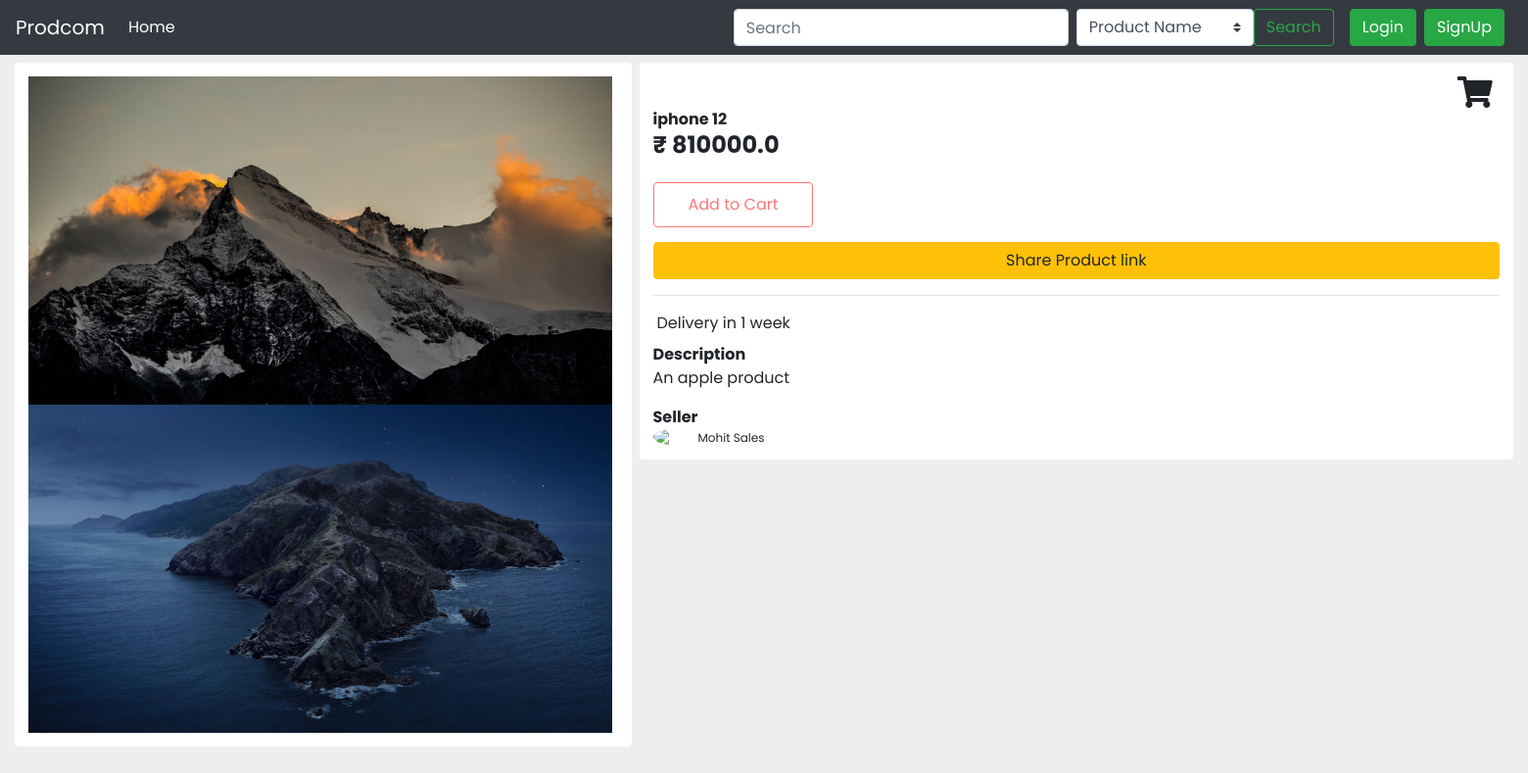
Screenshot of /product/5/iphone 12 with the database file from the repository.
### home/models.py (models this page shows)
class Productitem(models.Model):
    seller = models.ForeignKey(Account, on_delete=models.CASCADE)
    name = models.CharField(max_length=100)
    description = models.CharField(max_length=500)
    category = models.CharField(max_length=50)
    quantity = models.IntegerField()
    price = models.FloatField()
    image1 = models.ImageField(upload_to='productitem/%m/%d/')
    image2 = models.ImageField(upload_to='productitem/%m/%d/')

### home/views.py (the view)
# urls.py: path('product/<str:id>/<str:name>', views.product, name='product'),
def product(request, id, name):
    prodobj = Productitem.objects.filter(id=id).first()
    if prodobj:
        product = productpageData(prodobj)
        context = {'product' : product}
        return render(request, 'home/product.html', context)
    else:
        return HttpResponse("404 - Page Not found")

### home/utility.py (called while the page is built)
def productpageData(productobj):
    dt = {}
    dt['id'] = productobj.id
    dt['name'] = productobj.name
    dt['description'] = productobj.description
    dt['category'] = productobj.category
    dt['stockquantity'] = productobj.quantity
    dt['price'] = productobj.price
    dt['image1'] = productobj.image1.url
    dt['image2'] = productobj.image2.url
    dt['seller'] = {'id' : productobj.seller.id, 'name' : productobj.seller.user.first_name + " " + productobj.seller.user.last_name}
    dt['productlink'] = "http://127.0.0.1:8000/product/" + str(dt['id']) + "/" + dt['name']
    return dt

### templates/home/product.html (shortened to what this page needs)
<!doctype html>
                        <html>
                            <head>
                                <link rel="stylesheet" href="https://pro.fontawesome.com/releases/v5.10.0/css/all.css"
integrity="sha384-AYmEC3Yw5cVb3ZcuHtOA93w35dYTsvhLPVnYs9eStHfGJvOvKxVfELGroGkvsg+p" />
<link href="https://cdn.jsdelivr.net/npm/bootstrap@4.5.0/dist/css/bootstrap.min.css" rel="stylesheet">
 </head>
 {% include 'navbar.html' %}
<body  class='snippet-body'>
<link rel='stylesheet' href='https://sachinchoolur.github.io/lightslider/dist/css/lightslider.css'>
<div class="container-fluid mt-2 mb-3">
    <div  class="row no-gutters">
        <div  class="col-md-5 pr-2">
            <div  class="card">
                <div  class="demo">
                    <ul id="lightSlider">
                        <li data-thumb="{{product.image1}}"> <img src="{{product.image1}}" /> </li>
                        <li data-thumb="{{product.image2}}"> <img src="{{product.image2}}" /> </li>
                    </ul>
                </div>
            </div>
        </div>
        <div class="col-md-7">
            <div class="card">
            <i style="position: relative;left:95%;cursor: pointer;" class="fa fa-shopping-cart fa-2x" aria-hidden="true"></i>
                <div class="about"> <span class="font-weight-bold">{{product.name}} </span>
                    <h4 class="font-weight-bold">₹ {{product.price}}</h4>
                </div>
                {% if user.is_authenticated %}
                <form action= "/cart/add/" method='POST'>  {% csrf_token %}
                    <input type="hidden" name="product_id" value="{{product.id}}" >
                    <div class="buttons"> <button type="submit" class="btn btn-outline-warning btn-long cart">Add to Cart</button></div>
                </form>
                {% else %}
                <div class="buttons"> <button id="anonaddcart" class="btn btn-outline-warning btn-long cart">Add to Cart</button></div>
                {% endif %}
                <div class="buttons"></div><button id="sharelink" data-clipboard-text="{{product.productlink}}" class="btn btn-warning btn-long buy">Share Product link</button>
                <hr>
                <div class="product-description">
                    <div class="d-flex flex-row align-items-center">  <span class="ml-1">Delivery in 1 week</span> </div>
                    <div class="mt-2"> <span class="font-weight-bold">Description</span>
                        <p>{{product.description}}</p>
                    </div>
                    <div class="mt-2"> <span class="font-weight-bold">Seller</span> </div>
                    <div class="d-flex flex-row align-items-center"> <img src="https://i.imgur.com/N2fYgvD.png" class="rounded-circle store-image">
                        <div class="d-flex flex-column ml-1 comment-profile">
                            <span class="username">{{product.seller.name}}</span>
                        </div>
                    </div>
                </div>
            </div>
        </div>
    </div>
</div>
                                </body>
                            </html>

### templates/home/product.html (style rules this page uses)
body { background-color: #eee; font-family: "Poppins", sans-serif }
.card { background-color: #fff; padding: 14px; border: none }
.demo { width: 100% }
ul { list-style: none outside none; padding-left: 0; margin-bottom: 0 }
li { display: block; float: left; margin-right: 6px; cursor: pointer }
img { display: block; height: auto; width: 100% }
hr { color: #d4d4d4 }
.username { font-size: 12px }
.comment-profile { line-height: 17px }
.btn-long { padding-left: 35px; padding-right: 35px }
.buttons { margin-top: 15px }
.buttons .btn { height: 46px }
.buttons .cart { border-color: #ff7676; color: #ff7676 }
.store-image { width: 42px }

### rows the page displays
Productitem: name "iphone 12", price "810000.0", description "An apple product"

### other values shown
{{ product.seller.name }} "Mohit Sales"
